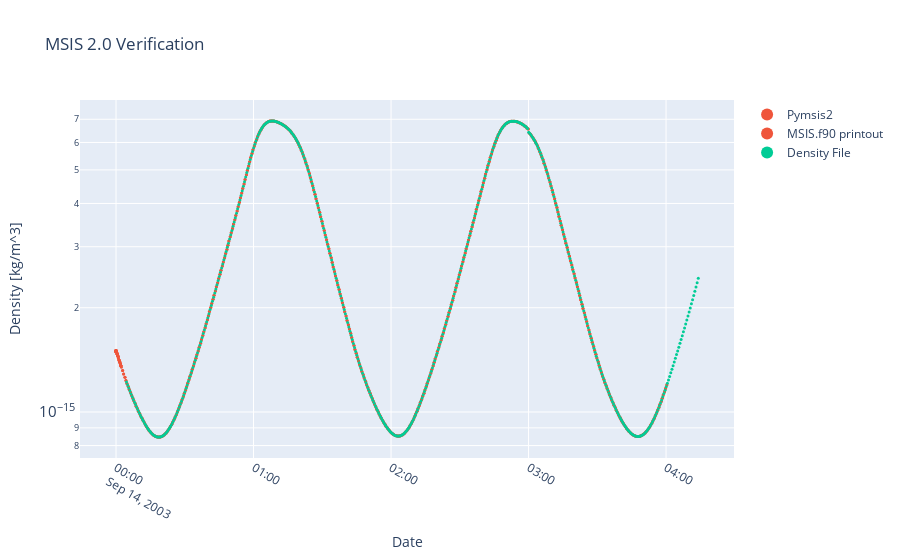

The notebook cell saved with this chart:
### Code cell
import plotly.graph_objects as go
from plotly.subplots import make_subplots
import plotly.express as px

col1 = px.colors.qualitative.Plotly[0]
col2 = px.colors.qualitative.Plotly[1]
col3 = px.colors.qualitative.Plotly[2]

mark_size = 3
fig = make_subplots(rows=1, cols=1, 
#     subplot_titles=("Density Verification", ),
                   )

data_num1 = 1000
data_num2 = 2
# fig.add_trace(go.Scatter(x=msis00_df['Date'][:data_num1][::data_num2],
#                          y=msis00_df['Rho'][:data_num1][::data_num2],
#                          name= "pymsis00",
#                          mode='markers',
#                          marker=dict(color = col1,
#                          size=mark_size,),
#                          ),
#                           row=1, col=1,
#                          )

fig.add_trace(go.Scatter(x=msis2_df['Date'][:data_num1][::data_num2],
                         y=msis2_df['Rho'][:data_num1][::data_num2],
                         name= "Pymsis2",
                         mode='markers',
                         marker=dict(color = col2,
                         size=mark_size,),
                         ),
                          row=1, col=1,
                         )

fig.add_trace(go.Scatter(x=DEN2_csv['Date'][:data_num1][::data_num2],
                         y=DEN2_csv['Rho'][:data_num1][::data_num2],
                         name= "MSIS.f90 printout",
                         mode='markers',
                         marker=dict(
                         size=mark_size,),
                         ),
                          row=1, col=1,
                         )


fig.add_trace(go.Scatter(x=Density_m3['Date'][:data_num1][::data_num2],
                         y=Density_m3['rho (kg/m**3)'][:data_num1][::data_num2],
                         name= "Density File",
                         mode='markers',
                         marker=dict(
                         size=mark_size,),
                         ),
                          row=1, col=1,
                         )


fig.update_layout(
        title="MSIS 2.0 Verification",
    yaxis_title="Density [kg/m^3]",
    xaxis_title="Date",
    )

fig.update_layout(legend= {'itemsizing': 'constant'})
fig.update_xaxes(tickangle=30)

fig.update_yaxes(type="log", exponentformat= 'power')

fig.show()

### Figure 1 — Plotly figure (JSON) as saved in the notebook; plotly's stock layout.template omitted (floating-point values rounded to 4 significant figures; data arrays with more than 128 entries replaced by an {"elided": "..."} marker saying what was removed)
{"data": [{"marker": {"color": "#EF553B", "size": 3}, "mode": "markers", "name": "Pymsis2", "type": "scatter", "x": {"elided": "500 str values"}, "xaxis": "x", "y": {"elided": "500 float values"}, "yaxis": "y"}, {"marker": {"size": 3}, "mode": "markers", "name": "MSIS.f90 printout", "type": "scatter", "x": {"elided": "500 str values"}, "xaxis": "x", "y": {"elided": "500 float values"}, "yaxis": "y"}, {"marker": {"size": 3}, "mode": "markers", "name": "Density File", "type": "scatter", "x": {"elided": "500 str values"}, "xaxis": "x", "y": {"elided": "500 float values"}, "yaxis": "y"}], "layout": {"legend": {"itemsizing": "constant"}, "title": {"text": "MSIS 2.0 Verification"}, "xaxis": {"anchor": "y", "domain": [0, 1], "tickangle": 30, "title": {"text": "Date"}}, "yaxis": {"anchor": "x", "domain": [0, 1], "exponentformat": "power", "title": {"text": "Density [kg/m^3]"}, "type": "log"}}}
